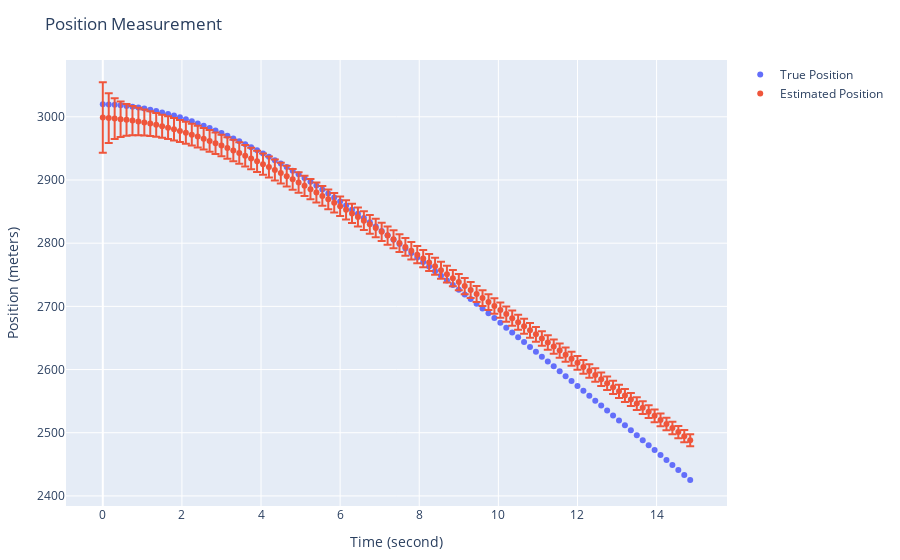

The notebook cell this image was saved under:
### Code cell
plot(
    [
        # True position
        scatter(
            mode="markers",
            x=time_axis_sec,
            y=[tr_st[1] for tr_st in true_state_fcn_time],
            name="True Position"
        ),
        # Estimated position
        scatter(
            mode="markers",
            x=time_axis_sec,
            y=[s.state[1] for s in states_fcn_time],
            error_y=attr(
                type="data",
                array=[sqrt(s.cov[1, 1]) for s in states_fcn_time]
            ),
            name="Estimated Position"
        )
    ],
    Layout(
        title="Position Measurement",
        xaxis_title="Time (second)",
        yaxis_title="Position (meters)",
        legend_title="Legend Title",
    ),
    config=PlotConfig(scrollZoom=true)
)
